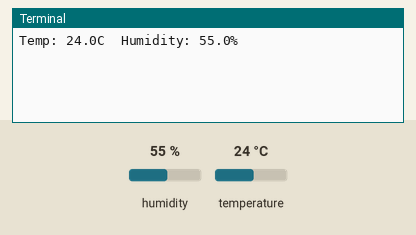
The program below on a simulated Raspberry Pi (BCM pin numbers). Shown: the last lines printed to the terminal. The inputs (shaded band) are chosen by the test bench; at power-on: humidity 55 %, temperature 24 °C.

Above: at 1.2 s.
1.3 s: humidity set to 22 %
At 3.8 s:
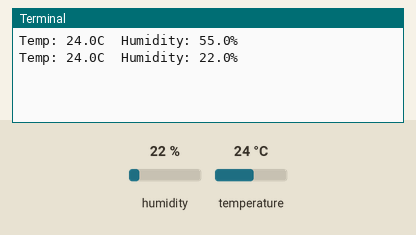
4.3 s: temperature set to 12 °C
At 6.2 s:
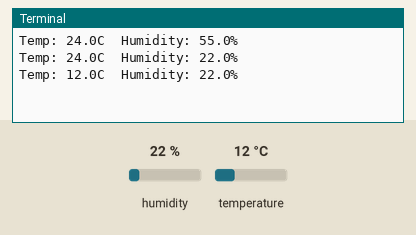
7.3 s: humidity set to 40 %
At 9.8 s:
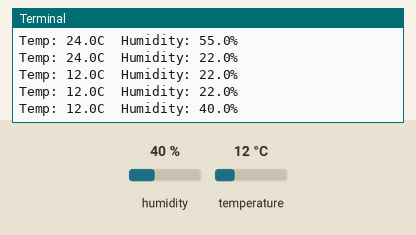
Timing chart, 0 to 11.3 s (numbered marks = the images above; inputs shaded):
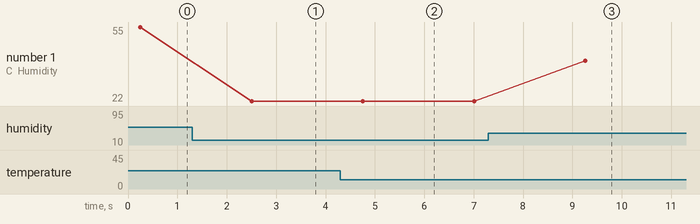

Measured:
- after the input at 1.3 s, the terminal: prints a new line after 1.2 s (image 1)
- after the input at 4.3 s, the terminal: prints a new line after 0.46 s (image 2)
- after the input at 7.3 s, the terminal: prints a new line after 2.0 s (image 3)
- plotted number 1: 55 → 22 after the input at 1.3 s, 22 → 40 after the input at 7.3 s

The program:

humidity.py
```python
import time
import board
import adafruit_dht

# Set the sensor type and GPIO pin
dhtDevice = adafruit_dht.DHT11(board.D26) # use GPIO26

try:
    while True:
        try:
            # Read humidity and temperature
            temperature = dhtDevice.temperature
            humidity = dhtDevice.humidity

            # Print the values
            if humidity is not None and temperature is not None:
                print(f"Temp: {temperature:.1f}C  Humidity: {humidity:.1f}%")
            else:
                print("Failed to retrieve data from the sensor")
        except RuntimeError as error:
            # Errors happen fairly often, DHT's are hard to read, just keep going
            print(error.args[0])
            time.sleep(0.1)

        # Wait before reading again
        time.sleep(2)

except KeyboardInterrupt:
    print("Program terminated.")

finally:
    dhtDevice.exit()
```
